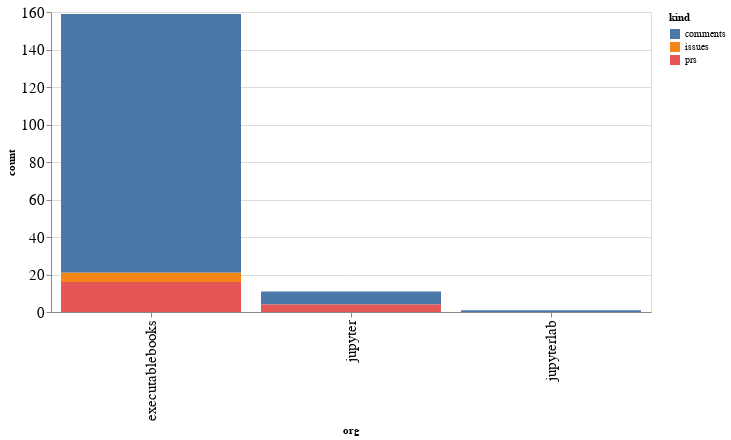

The code cell stored with this chart in its notebook:
### Code cell
alt.Chart(org_summaries, width=600).mark_bar().encode(
    x='org',
    y='count',
    color='kind',
    tooltip="org"
)

### Figure 1 — Vega-Lite specification as saved in the notebook (floating-point values rounded to 4 significant figures)
{"config": {"axisLeft": {"labelFontSize": 15}, "axisBottom": {"labelFontSize": 15}}, "data": {"name": "data-0d94b02272aa2ded84fbd9f421e30013"}, "mark": "bar", "encoding": {"color": {"type": "nominal", "field": "kind"}, "tooltip": {"type": "nominal", "field": "org"}, "x": {"type": "nominal", "field": "org"}, "y": {"type": "quantitative", "field": "count"}}, "width": 600, "$schema": "https://vega.github.io/schema/vega-lite/v4.8.1.json", "datasets": {"data-0d94b02272aa2ded84fbd9f421e30013": [{"org": "executablebooks", "kind": "comments", "count": 138}, {"org": "executablebooks", "kind": "issues", "count": 5}, {"org": "executablebooks", "kind": "prs", "count": 16}, {"org": "jupyter", "kind": "comments", "count": 7}, {"org": "jupyter", "kind": "prs", "count": 4}, {"org": "jupyterlab", "kind": "comments", "count": 1}]}}
